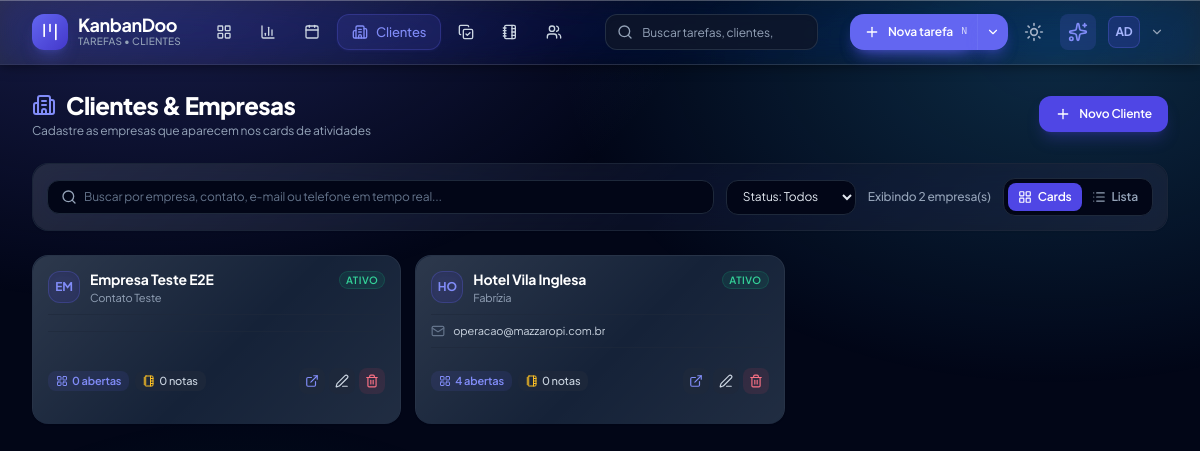
The app's page /clientes (signed in) with its own data.
### tables this page shows
CREATE TABLE users (
    id INTEGER PRIMARY KEY AUTOINCREMENT,
    username TEXT NOT NULL UNIQUE,
    password_hash TEXT NOT NULL,
    full_name TEXT NOT NULL,
    email TEXT NOT NULL UNIQUE,
    role TEXT NOT NULL DEFAULT 'member',
    avatar_path TEXT DEFAULT NULL,
    theme_preference TEXT NOT NULL DEFAULT 'dark',
    created_at DATETIME DEFAULT CURRENT_TIMESTAMP,
    updated_at DATETIME DEFAULT CURRENT_TIMESTAMP
, work_start_time VARCHAR(10) DEFAULT '09:00', work_end_time VARCHAR(10) DEFAULT '17:00', work_days VARCHAR(50) DEFAULT '1,2,3,4,5', board_view_mode VARCHAR(20) DEFAULT 'status', visible_columns_json TEXT DEFAULT NULL, google_calendar_url TEXT DEFAULT NULL, outlook_calendar_url TEXT DEFAULT NULL, remember_token VARCHAR(128) DEFAULT NULL, two_factor_secret VARCHAR(64) DEFAULT NULL, two_factor_enabled INTEGER DEFAULT 0, public_token VARCHAR(64) DEFAULT NULL);

CREATE TABLE clients (
    id INTEGER PRIMARY KEY AUTOINCREMENT,
    company_name TEXT NOT NULL,
    contact_name TEXT DEFAULT NULL,
    email TEXT DEFAULT NULL,
    phone TEXT DEFAULT NULL,
    status TEXT NOT NULL DEFAULT 'active',
    notes TEXT DEFAULT NULL,
    created_at DATETIME DEFAULT CURRENT_TIMESTAMP,
    updated_at DATETIME DEFAULT CURRENT_TIMESTAMP
, links_json TEXT DEFAULT "[]", summary TEXT DEFAULT NULL, portal_token VARCHAR(64) DEFAULT NULL);

### app/pages/clientes.php (the view, shortened to what the rows shown need)
<?php
require_once dirname(__DIR__) . '/bootstrap.php';
$pdo = get_pdo();
$user = current_user();
$sql = "
    SELECT c.*,
           (SELECT COUNT(*) FROM tasks WHERE client_id = c.id AND status = 'open') AS open_tasks_count,
           (SELECT COUNT(*) FROM tasks WHERE client_id = c.id AND status = 'completed') AS completed_tasks_count
    FROM clients c
    WHERE 1=1
";
$params = [];
$sql .= " ORDER BY c.company_name ASC";
$stmt = $pdo->prepare($sql);
$stmt->execute($params);
$clients = $stmt->fetchAll();
view_header('Clientes & Empresas');
?>
<main class="w-full px-4 lg:px-8 py-6 space-y-6 max-w-[1600px] mx-auto">
    <div class="flex flex-col sm:flex-row sm:items-center justify-between gap-4 mb-6">
        <div>
            <h1 class="text-2xl font-extrabold text-white tracking-tight flex items-center gap-2.5">
                <i data-lucide="building-2" class="w-6 h-6 text-indigo-400"></i>
                <span>Clientes & Empresas</span>
            </h1>
        </div>
    </div>
    <?php if (empty($clients)): ?>
        <div class="bg-slate-900/40 border border-slate-800 rounded-2xl p-12 text-center">
            <div class="w-12 h-12 rounded-2xl bg-slate-800 text-slate-400 flex items-center justify-center mx-auto mb-3">
                <i data-lucide="building-2" class="w-6 h-6"></i>
            </div>
            <h3 class="text-sm font-bold text-white mb-1">Nenhum cliente cadastrado</h3>
            <p class="text-xs text-slate-400 mb-4">Cadastre a primeira empresa para gerenciar demandas, notas e links.</p>
            <button onclick="openClientModal()" class="px-4 py-2 bg-indigo-600 hover:bg-indigo-500 text-white text-xs font-semibold rounded-xl transition">
                + Cadastrar Cliente
            </button>
        </div>
    <?php else: ?>
        <div id="clientsGridView" class="grid grid-cols-1 sm:grid-cols-2 lg:grid-cols-3 xl:grid-cols-4 gap-3.5">
            <?php foreach ($clients as $client):
                $initials = mb_strtoupper(mb_substr($client['company_name'], 0, 2, 'UTF-8'));
            ?>
                <div class="client-item kd-card kd-glass rounded-2xl p-3.5 flex flex-col justify-between transition-all group hover:border-slate-700 relative shadow-sm"
                     data-company="<?= e(mb_strtolower($client['company_name'])) ?>"
                     data-contact="<?= e(mb_strtolower($client['contact_name'] ?? '')) ?>"
                     data-email="<?= e(mb_strtolower($client['email'] ?? '')) ?>"
                     data-phone="<?= e(mb_strtolower($client['phone'] ?? '')) ?>"
                     data-notes="<?= e(mb_strtolower($client['notes'] ?? '')) ?>"
                     data-status="<?= e($client['status']) ?>">
                    <div>
                        <div class="flex items-start justify-between gap-2 mb-2.5">
                            <div class="flex items-center gap-2.5 min-w-0 flex-1">
                                <div class="w-8 h-8 rounded-xl bg-indigo-600/15 border border-indigo-500/25 text-indigo-400 font-bold text-xs flex items-center justify-center flex-shrink-0 shadow-inner">
                                    <?= $initials ?>
                                </div>
                                <div class="min-w-0 flex-1">
                                    <h3 class="font-bold text-sm text-white leading-tight group-hover:text-indigo-300 transition truncate" title="<?= e($client['company_name']) ?>">
                                        <?= e($client['company_name']) ?>
                                    </h3>
                                    <?php if (!empty($client['contact_name'])): ?>
                                        <p class="text-[11px] text-slate-400 truncate mt-0.5"><?= e($client['contact_name']) ?></p>
                                    <?php endif; ?>
                                </div>
                            </div>
                            <span class="inline-flex items-center px-1.5 py-0.5 rounded-full text-[10px] font-semibold uppercase tracking-wider flex-shrink-0 <?= $client['status'] === 'active' ? 'bg-emerald-500/10 text-emerald-400 border border-emerald-500/20' : 'bg-slate-800 text-slate-500' ?>">
                                <?= $client['status'] === 'active' ? 'Ativo' : 'Inativo' ?>
                            </span>
                        </div>
                        <div class="space-y-1 py-2 border-y border-slate-800/60 text-xs">
                            <?php if (!empty($client['email'])): ?>
                                <div class="flex items-center gap-2 truncate text-[11px]">
                                    <i data-lucide="mail" class="w-3.5 h-3.5 text-slate-500 flex-shrink-0"></i>
                                    <a href="mailto:<?= e($client['email']) ?>" class="hover:text-indigo-400 truncate text-slate-300 transition"><?= e($client['email']) ?></a>
                                </div>
                            <?php endif; ?>
                        </div>
                    </div>
                    <div class="flex items-center justify-between pt-2.5 mt-1 text-xs">
                        <div class="flex items-center gap-1.5 flex-wrap">
                            <a href="<?= url('/tarefas') ?>?client=<?= (int)$client['id'] ?>" class="inline-flex items-center gap-1 px-2 py-0.5 rounded-lg bg-indigo-500/10 hover:bg-indigo-500/20 text-indigo-400 text-[11px] font-semibold transition" title="Ver tarefas no Kanban">
                                <i data-lucide="layout-grid" class="w-3 h-3"></i>
                                <span><?= (int)$client['open_tasks_count'] ?> abertas</span>
                            </a>
                            <a href="<?= url('/notas') ?>?client_id=<?= (int)$client['id'] ?>" class="inline-flex items-center gap-1 px-2 py-0.5 rounded-lg bg-slate-800/80 hover:bg-slate-700 text-slate-300 hover:text-white text-[11px] font-medium transition" title="Ver notas deste cliente">
                                <i data-lucide="notebook-tabs" class="w-3 h-3 text-amber-400"></i>
                                <span><?= (int)($client['notes_count'] ?? 0) ?> notas</span>
                            </a>
                        </div>
                        <div class="flex items-center gap-1">
                            <button type="button" onclick="copyPortalLink('<?= e($client['portal_token'] ?? '') ?>', '<?= e($client['company_name']) ?>')" class="p-1.5 bg-slate-800/80 hover:bg-slate-700 text-indigo-400 hover:text-indigo-300 rounded-lg transition cursor-pointer" title="Copiar Link do Portal do Cliente">
                                <i data-lucide="external-link" class="w-3.5 h-3.5"></i>
                            </button>
                            <button onclick="editClient(<?= htmlspecialchars(json_encode($client), ENT_QUOTES, 'UTF-8') ?>)" class="p-1.5 bg-slate-800/80 hover:bg-slate-700 text-slate-300 hover:text-white rounded-lg transition cursor-pointer" title="Editar">
                                <i data-lucide="edit-3" class="w-3.5 h-3.5"></i>
                            </button>
                            <form method="POST" onsubmit="return confirm('Tem certeza que deseja excluir esta empresa?');" class="inline">
                                <button type="submit" class="p-1.5 bg-rose-500/10 hover:bg-rose-500/20 text-rose-400 rounded-lg transition cursor-pointer" title="Excluir">
                                    <i data-lucide="trash-2" class="w-3.5 h-3.5"></i>
                                </button>
                            </form>
                        </div>
                    </div>
                </div>
            <?php endforeach; ?>
        </div>
    <?php endif; ?>

### includes/navbar.php (shortened to what the rows shown need)
<?php
require_once __DIR__ . '/auth.php';
$currentUser = current_user();
?>
<header class="kd-header kd-glass sticky top-0 z-40 px-8 py-3">
    <div class="w-full flex items-center justify-between gap-4">
        <div class="flex items-center gap-2">
            <div class="relative kd-menu-wrap" id="userMenuDropdown">
                <button type="button" id="userMenuTrigger" onclick="KD.toggleUserMenu(event)"
                        class="flex items-center gap-2.5 p-1 rounded-xl hover:bg-slate-800/80 transition"
                        aria-haspopup="menu" aria-expanded="false" aria-controls="userMenuPopup">
                    <span class="w-8 h-8 rounded-lg bg-indigo-600/20 border border-indigo-500/30 text-indigo-300 font-bold text-xs flex items-center justify-center">
                        <?= e(mb_strtoupper(mb_substr($currentUser['full_name'] ?? 'U', 0, 2, 'UTF-8'))) ?>
                    </span>
                    <i data-lucide="chevron-down" class="w-3.5 h-3.5 text-slate-400"></i>
                </button>
            </div>
        </div>
    </div>
</header>

### records on screen
users: full_name "AD"
clients: company_name "EM", company_name "Empresa Teste E2E", contact_name "Contato Teste", status "ATIVO", open_tasks_count "0", notes_count "0"
clients: company_name "HO", company_name "Hotel Vila Inglesa", contact_name "Fabrízia", status "ATIVO", email "operacao@mazzaropi.com.br", open_tasks_count "4", notes_count "0"

### other values on screen
$item['label'] "Clientes"
